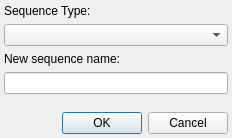
<?xml version="1.0" encoding="UTF-8"?>
<ui version="4.0">
 <class>CTVNewSequenceDialog</class>
 <widget class="QDialog" name="CTVNewSequenceDialog">
  <property name="geometry">
   <rect>
    <x>0</x>
    <y>0</y>
    <width>232</width>
    <height>138</height>
   </rect>
  </property>
  <layout class="QVBoxLayout" name="verticalLayout">
   <property name="leftMargin">
    <number>4</number>
   </property>
   <property name="topMargin">
    <number>4</number>
   </property>
   <property name="rightMargin">
    <number>4</number>
   </property>
   <property name="bottomMargin">
    <number>4</number>
   </property>
    <item>
        <widget class="QLabel" name="STATIC1">
            <property name="text">
                <string>Sequence Type:</string>
            </property>
            <property name="alignment">
                <set>Qt::AlignLeading|Qt::AlignLeft|Qt::AlignTop</set>
            </property>
        </widget>
    </item>
    <item>
        <widget class="QComboBox" name="m_seqNodeTypeCombo">
        </widget>
    </item>
   <item>
    <widget class="QLabel" name="STATIC">
     <property name="text">
      <string>New sequence name:</string>
     </property>
     <property name="alignment">
      <set>Qt::AlignLeading|Qt::AlignLeft|Qt::AlignTop</set>
     </property>
    </widget>
   </item>
   <item>
    <widget class="QLineEdit" name="NAME">
     <property name="alignment">
      <set>Qt::AlignLeading|Qt::AlignLeft|Qt::AlignVCenter</set>
     </property>
      <property name="maxLength">
       <number>512</number>
      </property>
    </widget>
   </item>
   <item>
    <spacer name="verticalSpacer">
     <property name="orientation">
      <enum>Qt::Vertical</enum>
     </property>
     <property name="sizeHint" stdset="0">
      <size>
       <width>20</width>
       <height>2</height>
      </size>
     </property>
    </spacer>
   </item>
   <item>
    <layout class="QHBoxLayout" name="horizontalLayout">
     <item>
      <spacer name="horizontalSpacer">
       <property name="orientation">
        <enum>Qt::Horizontal</enum>
       </property>
       <property name="sizeHint" stdset="0">
        <size>
         <width>60</width>
         <height>20</height>
        </size>
       </property>
      </spacer>
     </item>
     <item>
      <widget class="QPushButton" name="BTNOK">
       <property name="text">
        <string>OK</string>
       </property>
      </widget>
     </item>
     <item>
      <widget class="QPushButton" name="BTNCANCEL">
       <property name="text">
        <string>Cancel</string>
       </property>
      </widget>
     </item>
    </layout>
   </item>
  </layout>
 </widget>
 <resources/>
 <connections>
  <connection>
   <sender>BTNCANCEL</sender>
   <signal>clicked()</signal>
   <receiver>CTVNewSequenceDialog</receiver>
   <slot>reject()</slot>
   <hints>
    <hint type="sourcelabel">
     <x>126</x>
     <y>120</y>
    </hint>
    <hint type="destinationlabel">
     <x>172</x>
     <y>104</y>
    </hint>
   </hints>
  </connection>
 </connections>
</ui>
